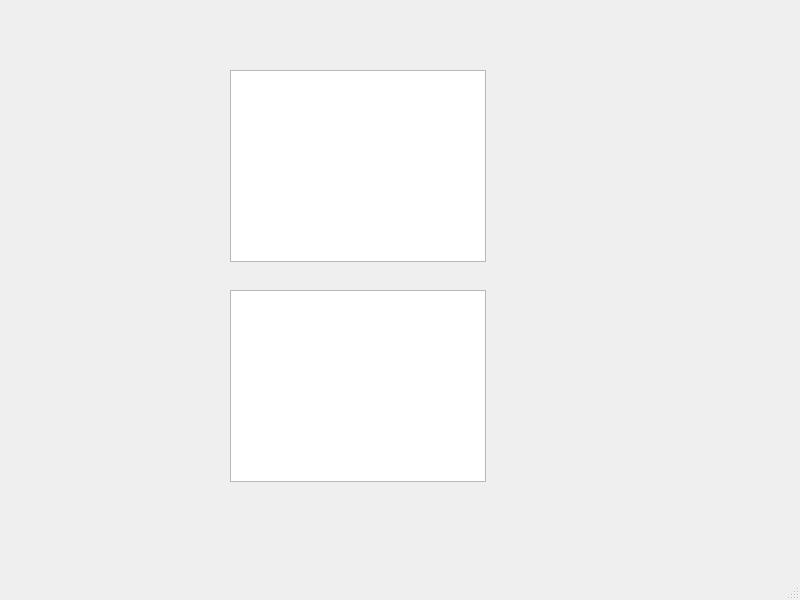
<?xml version="1.0" encoding="UTF-8"?>
<ui version="4.0">
 <class>MainWindow</class>
 <widget class="QMainWindow" name="MainWindow">
  <property name="geometry">
   <rect>
    <x>0</x>
    <y>0</y>
    <width>800</width>
    <height>600</height>
   </rect>
  </property>
  <property name="windowTitle">
   <string>MainWindow</string>
  </property>
  <widget class="QWidget" name="centralwidget">
   <widget class="QListWidget" name="listWidget">
    <property name="geometry">
     <rect>
      <x>230</x>
      <y>70</y>
      <width>256</width>
      <height>192</height>
     </rect>
    </property>
   </widget>
   <widget class="QTableView" name="tableView">
    <property name="geometry">
     <rect>
      <x>230</x>
      <y>290</y>
      <width>256</width>
      <height>192</height>
     </rect>
    </property>
   </widget>
  </widget>
  <widget class="QMenuBar" name="menubar">
   <property name="geometry">
    <rect>
     <x>0</x>
     <y>0</y>
     <width>800</width>
     <height>21</height>
    </rect>
   </property>
  </widget>
  <widget class="QStatusBar" name="statusbar"/>
 </widget>
 <resources/>
 <connections/>
</ui>
